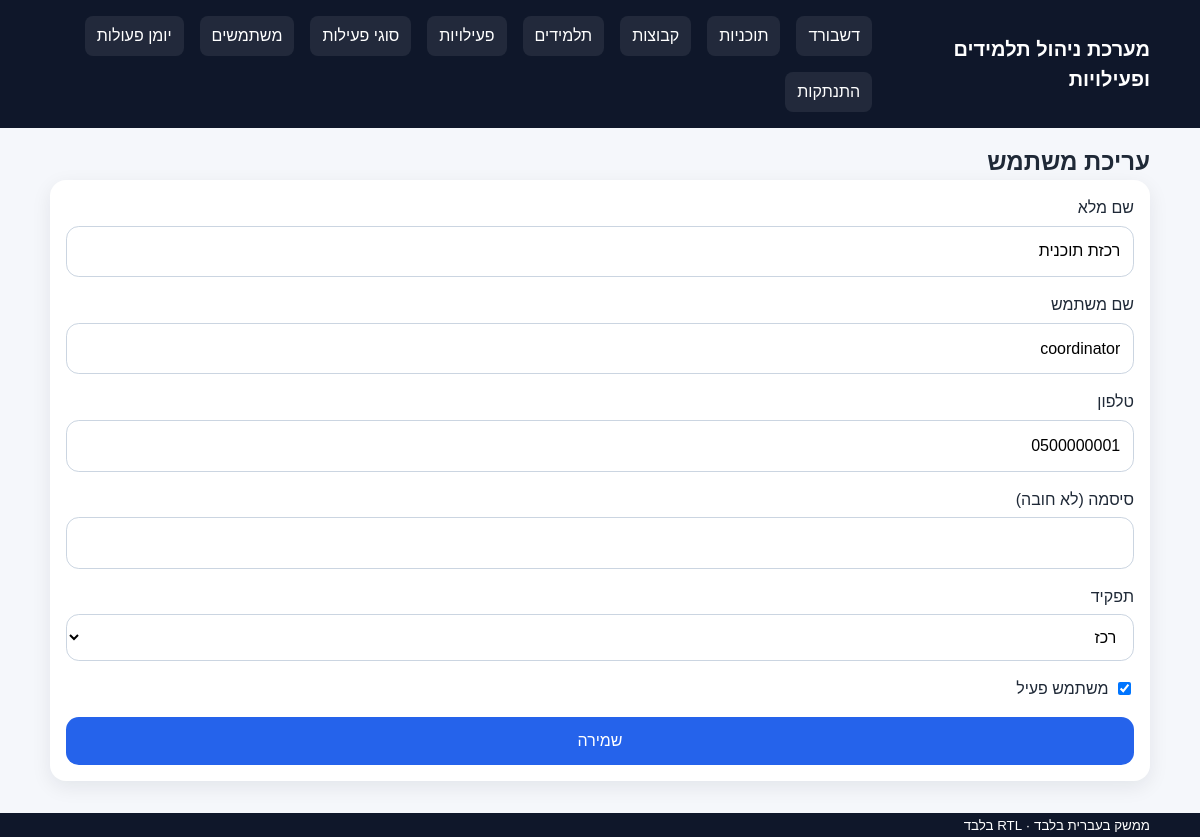
/user_form.php?id=2 (signed in), run on the app's committed database.
### tables this page shows
CREATE TABLE users (
    id BIGINT UNSIGNED AUTO_INCREMENT PRIMARY KEY,
    full_name VARCHAR(150) NOT NULL,
    username VARCHAR(100) NOT NULL UNIQUE,
    phone VARCHAR(30) NULL,
    password_hash VARCHAR(255) NOT NULL,
    role ENUM('admin', 'coordinator', 'instructor') NOT NULL,
    is_active TINYINT(1) NOT NULL DEFAULT 1,
    deleted_at TIMESTAMP NULL DEFAULT NULL,
    created_at TIMESTAMP NULL DEFAULT CURRENT_TIMESTAMP,
    updated_at TIMESTAMP NULL DEFAULT CURRENT_TIMESTAMP ON UPDATE CURRENT_TIMESTAMP
);

### includes/functions.php (called while the page is built, shortened)
<?php
function e($value): string
{
    return htmlspecialchars((string)$value, ENT_QUOTES, 'UTF-8');
}
function get(string $key, $default = null)
{
    return $_GET[$key] ?? $default;
}

### public/user_form.php (the view, shortened to what this page needs)
<?php
$db = getDB();
$id = (int)get('id', 0);
$item = ['full_name' => '', 'username' => '', 'phone' => '', 'role' => 'instructor', 'is_active' => 1];
if ($id) {
    $stmt = $db->prepare('SELECT * FROM users WHERE id = :id');
    $stmt->execute(['id' => $id]);
    $item = $stmt->fetch() ?: $item;
}
include __DIR__ . '/../includes/header.php';
?>
<h2><?= $id ? 'עריכת משתמש' : 'משתמש חדש' ?></h2>
<form method="post" class="card form-grid">
    <label><span>שם מלא</span><input type="text" name="full_name" value="<?= e($item['full_name']) ?>" required></label>
    <label><span>שם משתמש</span><input type="text" name="username" value="<?= e($item['username']) ?>" required></label>
    <label><span>טלפון</span><input type="text" name="phone" value="<?= e($item['phone']) ?>"></label>
    <label><span>סיסמה <?= $id ? '(לא חובה)' : '' ?></span><input type="password" name="password" <?= $id ? '' : 'required' ?>></label>
    <label><span>תפקיד</span><select name="role"><option value="coordinator" <?= $item['role']==='coordinator'?'selected':'' ?>>רכז</option></select></label>
    <label class="checkbox-row"><input type="checkbox" name="is_active" value="1" <?= !empty($item['is_active']) ? 'checked' : '' ?>><span>משתמש פעיל</span></label>
    <button class="btn primary" type="submit">שמירה</button>
</form>
<?php include __DIR__ . '/../includes/footer.php'; ?>

### assets/css/layout.css (style rules this page uses)
body { font-family:Arial,sans-serif;background:#f5f7fb;color:#1f2937;line-height:1.5 }
.card { background:#fff;padding:1rem;border-radius:1rem;box-shadow:0 6px 20px rgba(15,23,42,.08) }

### assets/css/forms.css (style rules this page uses)
.form-grid { display:grid;gap:1rem }
.form-grid label { display:grid;gap:.35rem }
.form-grid input,.form-grid select,.form-grid textarea { width:100%;padding:.8rem;border:1px solid #cbd5e1;border-radius:.8rem;background:#fff }
.checkbox-row { display:flex!important;align-items:center;gap:.6rem }
.checkbox-row input { width:auto }
.btn { display:inline-flex;justify-content:center;align-items:center;padding:.75rem 1rem;border:none;border-radius:.8rem;background:#e2e8f0;color:#111827;cursor:pointer }
.btn.primary { background:#2563eb;color:#fff }

### assets/css/app.css (style rules this page uses)
body { background: #f5f7fb; color: #1f2937; }

### data on the page
users: full_name "רכזת תוכנית", username "coordinator", phone "0500000001", role "רכז", is_active "☑"

### other printed values
getConfig()['app_name'] "מערכת ניהול תלמידים ופעילויות"
